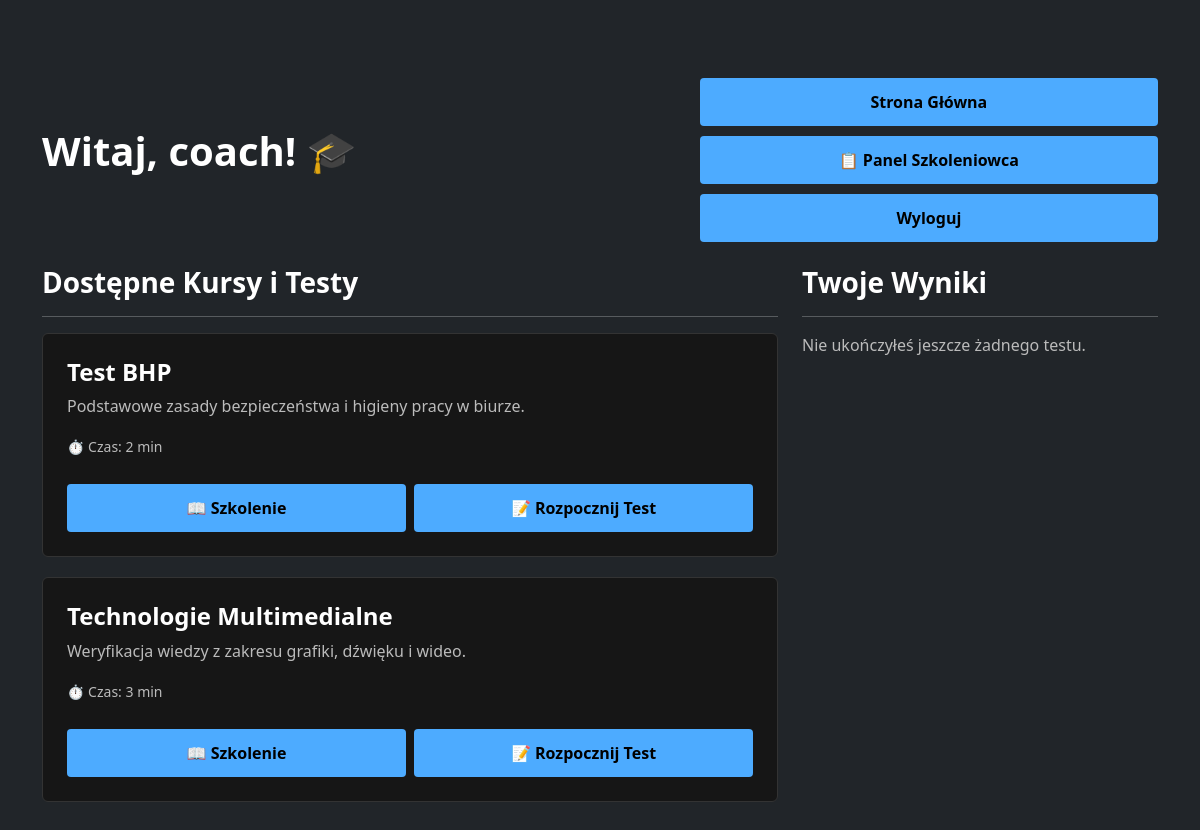
Screenshot of /lab14/index.php (signed in) with the database file from the repository.
### tables this page shows
CREATE TABLE IF NOT EXISTS `testy` (
  `id_testu` int(11) NOT NULL AUTO_INCREMENT,
  `nazwa_testu` varchar(255) NOT NULL,
  `opis` text,
  `tresc_szkolenia` LONGTEXT,
  `czas_trwania` int(11) NOT NULL DEFAULT 600 COMMENT 'Czas w sekundach (domyślnie 10 min)',
  PRIMARY KEY (`id_testu`)
);

### lab14/index.php (the view, shortened to what this page needs)
<?php
require_once 'db_config.php';
$stmt = $conn->query("SELECT * FROM testy");
$testy = $stmt->fetchAll();
$stmt_wyniki = $conn->prepare("
    SELECT w.*, t.nazwa_testu
    FROM wyniki w
    JOIN testy t ON w.id_testu = t.id_testu
    WHERE w.id_uzytkownika = ?
    ORDER BY w.data_zakonczenia DESC
");
$stmt_wyniki->execute([$_SESSION['lab14_user_id']]);
$moje_wyniki = $stmt_wyniki->fetchAll();
?>
<!DOCTYPE html>
<html lang="pl">
<head>
    <link href="https://cdn.jsdelivr.net/npm/bootstrap@5.3.0/dist/css/bootstrap.min.css" rel="stylesheet">
    <link rel="stylesheet" href="../style.css">
</head>
<body class="bg-dark text-light">
    <div class="container mt-5">
        <div class="d-flex justify-content-between align-items-center mb-4">
            <h1>Witaj, <?php echo htmlspecialchars($_SESSION['lab14_username']); ?>! 🎓</h1>
            <div>
                <a href="../index.php" class="btn btn-danger me-2">Strona Główna</a>
                <?php if (in_array(($_SESSION['lab14_role'] ?? ''), ['admin', 'coach'])): ?>
                    <a href="coach.php" class="btn btn-primary me-2">📋 Panel Szkoleniowca</a>
                <?php endif; ?>
                <a href="logout.php" class="btn btn-danger">Wyloguj</a>
            </div>
        </div>
        <div class="row">
            <div class="col-md-8">
                <h3>Dostępne Kursy i Testy</h3>
                <hr>
                <?php if (empty($testy)): ?>
                    <div class="alert alert-info bg-dark text-info border-info">
                        Obecnie brak dostępnych testów w systemie.
                    </div>
                <?php else: ?>
                    <?php foreach ($testy as $t):
                        $passed = false;
                    ?>
                        <div class="card p-4 position-relative">
                            <h4><?php echo htmlspecialchars($t['nazwa_testu']); ?></h4>
                            <p class="text-secondary"><?php echo htmlspecialchars($t['opis']); ?></p>
                            <p><small class="text-muted">⏱️ Czas: <?php echo floor($t['czas_trwania'] / 60); ?> min</small></p>
                            <div class="d-flex gap-2">
                                <a href="training.php?id=<?php echo $t['id_testu']; ?>" class="btn btn-outline-info">📖 Szkolenie</a>
                                <a href="test.php?id=<?php echo $t['id_testu']; ?>" class="btn btn-accent">📝 <?php echo $passed ? 'Powtórz Test' : 'Rozpocznij Test'; ?></a>
                            </div>
                        </div>
                    <?php endforeach; ?>
                <?php endif; ?>
            </div>
            <div class="col-md-4">
                <h3>Twoje Wyniki</h3>
                <hr>
                <?php if (empty($moje_wyniki)): ?>
                    <p class="text-muted">Nie ukończyłeś jeszcze żadnego testu.</p>
                <?php endif; ?>
            </div>
        </div>
    </div>
</body>
</html>

### style.css (style rules this page uses)
:root { --bg-color: #0a0a0a; --card-bg: #161616; --text-primary: #ffffff; --text-secondary: #cccccc; --accent-color: #4dabff; --accent-hover: #70bcff; --border-color: #333333; --error-bg: #441111; --error-text: #ff9999; --success-bg: #113311; --success-text: #99ff99; }
body { font-family: 'Segoe UI', Tahoma, Geneva, Verdana, sans-serif; background-color: var(--bg-color); color: var(--text-primary); margin: 0; padding: 20px; }
.btn { width: 100%; padding: 12px; border: none; border-radius: 4px; background-color: var(--accent-color); color: #000; font-size: 16px; font-weight: bold; cursor: pointer; margin-top: 10px; transition: all 0.2s; }
.card, .hero, .tile { background-color: var(--card-bg) !important; color: var(--text-primary) !important; border: 1px solid var(--border-color) !important; }
h1, h2, h3, h4, h5, h6 { color: var(--text-primary) !important; font-weight: bold !important; }
p { color: var(--text-secondary) !important; }

### lab14/index.php (style rules this page uses)
.card { background: var(--card-bg); border: 1px solid var(--border-color); color: white !important; margin-bottom: 20px; }
.btn-accent { background: var(--accent-color) !important; color: black !important; font-weight: bold; }
.text-secondary, .text-muted { color: #bbb !important; }
h1, h3, h4, h6 { color: #fff !important; }

### rows the page displays
testy: nazwa_testu "Test BHP", opis "Podstawowe zasady bezpieczeństwa i higieny pracy w biurze.", floor($t['czas_trwania']/60) "2"
testy: nazwa_testu "Technologie Multimedialne", opis "Weryfikacja wiedzy z zakresu grafiki, dźwięku i wideo.", floor($t['czas_trwania']/60) "3"

### other values shown
$_SESSION['lab14_username'] "coach"
